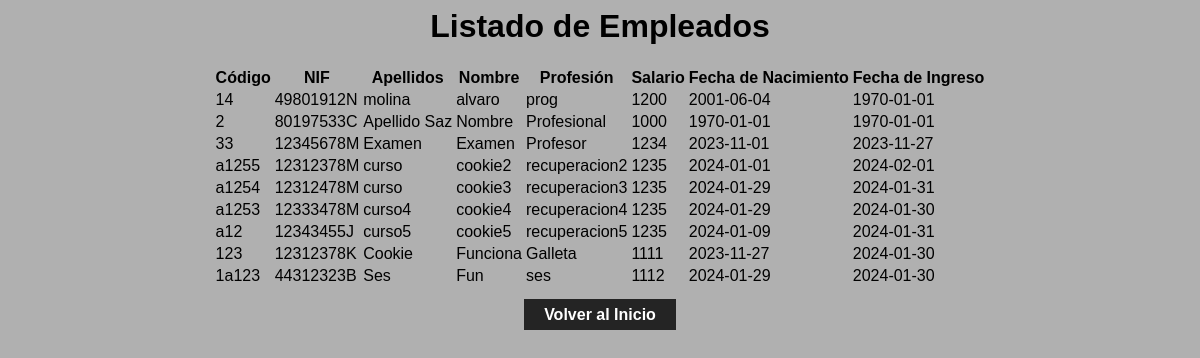
/controlador/ControladorListadoEmpleados.php, run on the app's committed database.
### tables this page shows
CREATE TABLE `empleado` (
  `id` int(11) NOT NULL,
  `codigo` varchar(50) NOT NULL,
  `nif` varchar(9) NOT NULL,
  `apellidos` varchar(25) NOT NULL,
  `nombre` varchar(15) NOT NULL,
  `profesion` varchar(15) NOT NULL,
  `salario` double NOT NULL,
  `fechaNac` date NOT NULL,
  `fechaIng` date NOT NULL,
  `idDepartamento` int(11) DEFAULT NULL,
  `idCurso` int(11) DEFAULT NULL,
  `idSeguro` int(11) DEFAULT NULL
);

### dao/conexionBD.php (called while the page is built, shortened)
<?php
class conexionBD {
    private $conexion;
public function __construct(){
    $this->conexion = new mysqli('localhost', 'root', '', 'bd_empleados_2023_php');
    $this->conexion->set_charset("utf8");
    $this->error = $this->conexion->connect_errno;
}
public function ListadoEmpleados() {
    $query = "SELECT * FROM empleado;";
    $result = $this->conexion->query($query);
    if ($result->num_rows > 0) {
        $empleados = array();
        while ($row = $result->fetch_assoc()) {
            $empleados[] = $row;
        }
        return $empleados;
    } else {
        return null;
    }
}
}

### vista/VistaListadoEmpleados.php (the view, shortened to what this page needs)
<html>
    <head>
        <link rel="stylesheet" type="text/css" href="../css/styles.css">
    </head>
    <body>
        <h1>Listado de Empleados</h1>
            <?php
            if (!empty($empleados)) {
                echo "<center><table>
                        <tr>
                            <th>Código</th>
                            <th>NIF</th>
                            <th>Apellidos</th>
                            <th>Nombre</th>
                            <th>Profesión</th>
                            <th>Salario</th>
                            <th>Fecha de Nacimiento</th>
                            <th>Fecha de Ingreso</th>
                        </tr>";
                foreach ($empleados as $empleado) {
                    echo "<tr>";
                    echo "<td>" . $empleado['codigo'] . "</td>";
                    echo "<td>" . $empleado['nif'] . "</td>";
                    echo "<td>" . $empleado['apellidos'] . "</td>";
                    echo "<td>" . $empleado['nombre'] . "</td>";
                    echo "<td>" . $empleado['profesion'] . "</td>";
                    echo "<td>" . $empleado['salario'] . "</td>";
                    echo "<td>" . $empleado['fechaNac'] . "</td>";
                    echo "<td>" . $empleado['fechaIng'] . "</td>";
                    echo "</tr>";
                }
                echo "</table></center>";
            } else {
                echo "<p>No hay empleados registrados.</p>";
            }
            ?>
        <br>
        <a class="volver" href="../vista/MenuGeneral.php">Volver al Inicio</a>
    </body>
</html>

### css/styles.css (style rules this page uses)
body { background-color: #b0b0b0; font-family: arial; text-align: center; }
.volver { background-color: #242424; color: #ffffff; padding: 7px; padding-left: 20px; padding-right: 20px; font-weight: bold; text-decoration: none; }

### data on the page
empleado: codigo "14", nif "49801912N", apellidos "molina", nombre "alvaro", profesion "prog", salario "1200", fechaNac "2001-06-04", fechaIng "1970-01-01"
empleado: codigo "2", nif "80197533C", apellidos "Apellido Saz", nombre "Nombre", profesion "Profesional", salario "1000", fechaNac "1970-01-01", fechaIng "1970-01-01"
empleado: codigo "33", nif "12345678M", apellidos "Examen", nombre "Examen", profesion "Profesor", salario "1234", fechaNac "2023-11-01", fechaIng "2023-11-27"
empleado: codigo "a1255", nif "12312378M", apellidos "curso", nombre "cookie2", profesion "recuperacion2", salario "1235", fechaNac "2024-01-01", fechaIng "2024-02-01"
empleado: codigo "a1254", nif "12312478M", apellidos "curso", nombre "cookie3", profesion "recuperacion3", salario "1235", fechaNac "2024-01-29", fechaIng "2024-01-31"
empleado: codigo "a1253", nif "12333478M", apellidos "curso4", nombre "cookie4", profesion "recuperacion4", salario "1235", fechaNac "2024-01-29", fechaIng "2024-01-30"
empleado: codigo "a12", nif "12343455J", apellidos "curso5", nombre "cookie5", profesion "recuperacion5", salario "1235", fechaNac "2024-01-09", fechaIng "2024-01-31"
empleado: codigo "123", nif "12312378K", apellidos "Cookie", nombre "Funciona", profesion "Galleta", salario "1111", fechaNac "2023-11-27", fechaIng "2024-01-30"
empleado: codigo "1a123", nif "44312323B", apellidos "Ses", nombre "Fun", profesion "ses", salario "1112", fechaNac "2024-01-29", fechaIng "2024-01-30"
